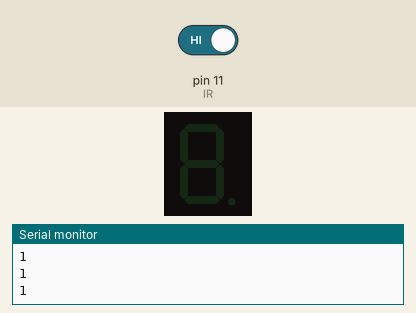
Simulated run of this sketch. Board: Arduino Uno, built with avr-gcc and run on an emulated ATmega328P. On the bench: 1-digit seven-segment display, the last lines printed to the serial monitor. The test bench sets the inputs (shaded band); at power-on: pin 11 (IR) HIGH.

Above: at 2.8 s.
2.9 s: pin 11 (IR) driven LOW
At 3.5 s:
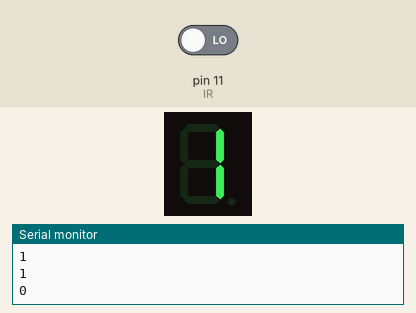
At 12.8 s:
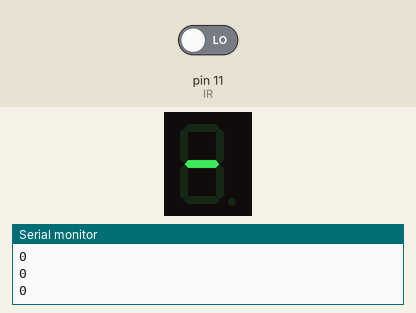
Timing chart, 0 to 13.5 s (numbered marks = the images above; inputs shaded):
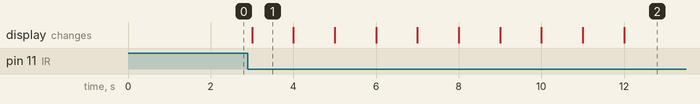

Measured:
- after the input at 2.9 s, the display: changes after 0.10 s (image 1)
- what the display in image 1 shows lasts 1.0 s, from 3.0 s to 4.0 s

The sketch:

IR_counter_with_LED_display.ino
```cpp
#include "SevSeg.h"
SevSeg sevseg; //Instantiate a seven segment controller object
int IR =11;
int count;

void setup() {
  byte numDigits = 1;
  byte digitPins[] = {};
  byte segmentPins[] = {3,2,8,7,6,4,5,9};
  bool resistorsOnSegments = true;

  sevseg.begin(COMMON_ANODE, numDigits, digitPins, segmentPins, resistorsOnSegments);
  sevseg.setBrightness(90);
  pinMode(IR,INPUT);
  Serial.begin(9600);
}

void loop()
{

  int IRvalue = digitalRead(IR);
  Serial.println(IRvalue);
  if (IRvalue == 0)
  {
  count = count +1;

     sevseg.setNumber(count);
     sevseg.refreshDisplay(); // Must run repeatedly
  }
  delay(1000);
}
```
